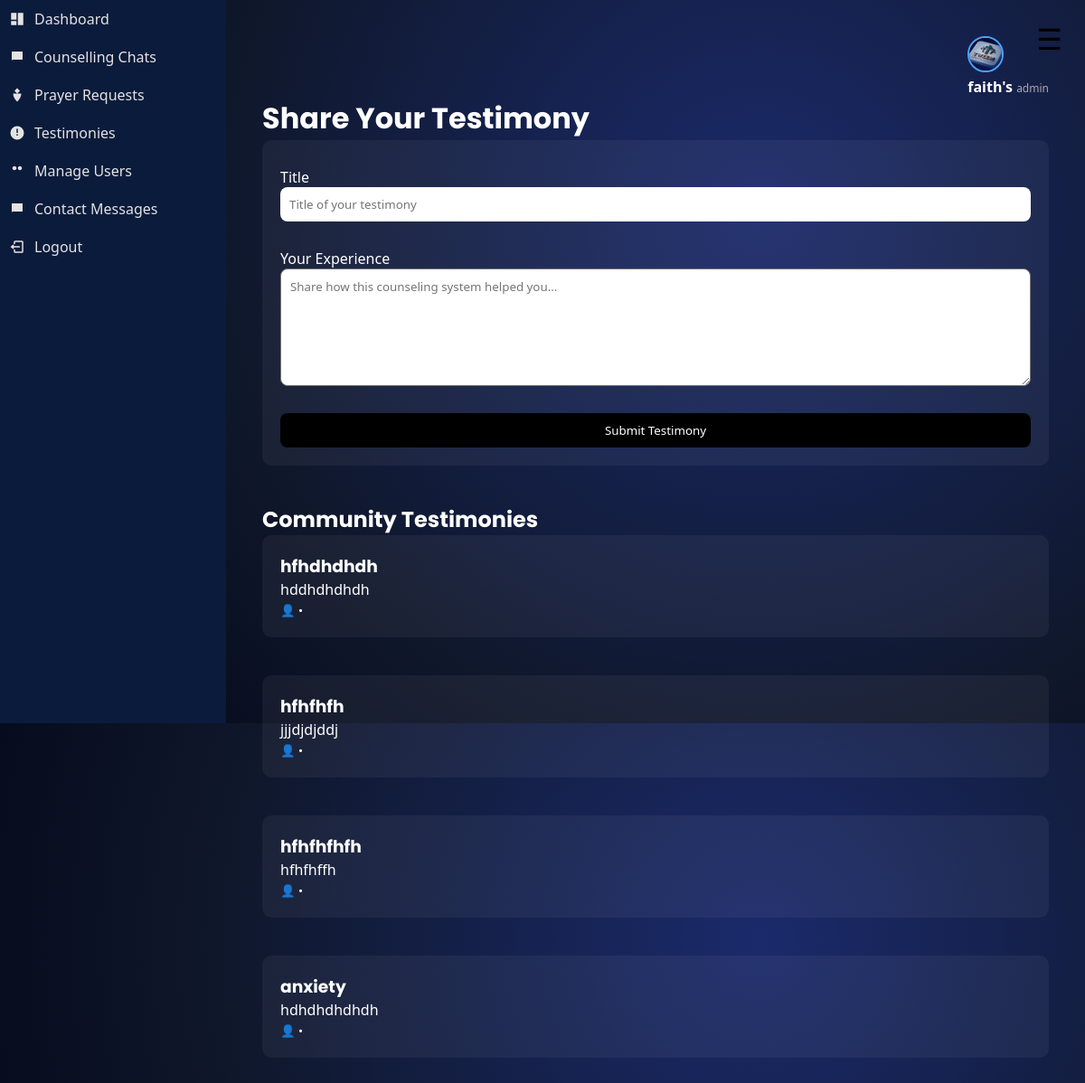
The app's page /testimony (signed in) with its own data.
### tables this page shows
CREATE TABLE users (
            id INTEGER PRIMARY KEY AUTOINCREMENT,
            name TEXT NOT NULL,
            email TEXT UNIQUE NOT NULL,
            password TEXT NOT NULL
        , role TEXT DEFAULT 'user', profile_pic TEXT, is_verified INTEGER DEFAULT 0, status TEXT DEFAULT 'active', warning TEXT DEFAULT '', reset_token TEXT);

CREATE TABLE testimonies (
            id INTEGER PRIMARY KEY AUTOINCREMENT,
            user_id INTEGER,
            title TEXT,
            message TEXT,
            created_at TIMESTAMP DEFAULT CURRENT_TIMESTAMP
        );

### app.py (the view, shortened to what this page needs)
@app.route("/testimony", methods=["GET", "POST"])
def testimony():
    if "user_id" not in session:
        return redirect(url_for("home"))
    conn = sqlite3.connect("database.db")
    conn.row_factory = sqlite3.Row
    cursor = conn.cursor()
    message = ""
    cursor.execute("""
        SELECT testimonies.title, testimonies.message, users.name
        FROM testimonies
        JOIN users ON testimonies.user_id = users.id
        ORDER BY testimonies.id DESC
    """)
    testimonies = cursor.fetchall()
    conn.close()
    return render_template(
        "testimony.html",
        testimonies=testimonies,
        message=message
    )

### app.py (called while the page is built)
@app.context_processor
def inject_user():
    if "user_id" in session:
        conn = sqlite3.connect("database.db")
        conn.row_factory = sqlite3.Row
        cursor = conn.cursor()
        cursor.execute("SELECT * FROM users WHERE id=?", (session["user_id"],))
        user = cursor.fetchone()
        conn.close()
        return dict(user=user)
    return dict(user=None)

### templates/testimony.html (shortened to what this page needs)
{% extends "layout.html" %}
{% block content %}
<h1>Share Your Testimony</h1>
<div class="bible-card">
<form method="POST">
<div class="form-group">
<label>Title</label>
<input type="text" name="title" placeholder="Title of your testimony" required>
</div>
<div class="form-group">
<label>Your Experience</label>
<textarea name="message" rows="6" placeholder="Share how this counseling system helped you..." required></textarea>
</div>
<button type="submit">Submit Testimony</button>
</form>
</div>
<br>
<h2>Community Testimonies</h2>
{% if testimonies %}
{% for testimony in testimonies %}
<div class="bible-card">
<h3>{{ testimony.title }}</h3>
<p>{{ testimony.message }}</p>
<small>
👤 {{ testimony.username }} • {{ testimony.created_at }}
</small>
</div>
<br>
{% endfor %}
{% else %}
<p>No testimonies shared yet.</p>
{% endif %}
{% endblock %}

### templates/layout.html (shortened to what this page needs)
<!DOCTYPE html>
<html lang="en">
<head>
    <link rel="stylesheet" href="{{ url_for('static', filename='css/style.css') }}">
    <link rel="stylesheet" href="{{ url_for('static', filename='css/mobile.css') }}">
</head>
<body class="light">
<div class="app">
<button id="menu-toggle-btn" onclick="toggleMenu()" class="menu-toggle-btn">☰</button>
    <aside class="sidebar" id="sidebar">
        <nav class="menu">
            {% if session.get("role") == "admin" %}
            <a href="/admin/dashboard">
                <svg><use href="#icon-dashboard"/></svg>
                Dashboard
            </a>
            <a href="/admin/chats">
                <svg><use href="#icon-chat"/></svg>
                Counselling Chats
            </a>
            <a href="/admin/prayers">
                <svg><use href="#icon-prayer"/></svg>
                Prayer Requests
            </a>
            <a href="/admin/testimonies">
                <svg><use href="#icon-testimony"/></svg>
                Testimonies
            </a>
            <a href="/admin/users">
                <svg><use href="#icon-users"/></svg>
                Manage Users
            </a>
            <a href="/admin/contacts">
                <svg><use href="#icon-chat"/></svg>
                Contact Messages
            </a>
            {% endif %}
            <a href="/logout">
                <svg><use href="#icon-logout"/></svg>
                Logout
            </a>
        </nav>
    </aside>
    <main class="content" id="content">
       <header class="topbar">
<div class="topbar-right">
<div class="topbar-right">
    <div class="admin-profile">
        <div class="profile-dropdown">
            <img
            src="{{ url_for('static', filename='uploads/' + user['profile_pic']) if user is defined and user['profile_pic'] else url_for('static', filename='logo.jpg') }}"
            class="profile-img"
            >
        <div class="admin-info">
            <span class="admin-name">{{ session.get("user_name", "User") }}</span>
            <span class="admin-role">{{ session.get("role", "Member") }}</span>
        </div>
</div>
</div>
</header>
        {% block content %}{% endblock %}
    </main>
</div>
</body>
</html>

### static/css/style.css (style rules this page uses)
* { margin: 0; padding: 0; box-sizing: border-box; font-family: 'Segoe UI', sans-serif; }
body, .sidebar, .content, .card, .bible-card { transition: background 0.4s ease, color 0.4s ease, width 0.35s ease, opacity 0.3s ease, transform 0.3s ease; }
body { font-family: 'Nunito', sans-serif; }
h1, h2, h3 { font-family: 'Poppins', sans-serif; }
body { min-height: 100vh; background: radial-gradient(circle at 70% 30%, #1b2a6b, #0f172a 60%, #020617 100%); color: white; overflow-x: hidden; transition: 0.3s ease; }
body::before { content: ""; position: fixed; width: 100%; height: 100%; background: url("https://www.transparenttextures.com/patterns/stardust.png"); opacity: 0.15; z-index: -1; }
.app { display: flex; height: 100vh; }
.sidebar { width: 250px; background: #0b1b3b; color: white; transition: width 0.35s ease; overflow: hidden; position: relative; }
.menu a { padding: 15px 20px; color: white; text-decoration: none; transition: opacity 0.3s ease, transform 0.3s ease, background 0.3s ease; }
.content { flex: 1; padding: 30px; transition: opacity 0.3s ease; }
body { transition: background 0.4s ease, color 0.4s ease; }
.menu { display: flex; flex-direction: column; }
.menu a { padding: 15px 20px; color: white; text-decoration: none; transition: 0.3s ease; }
.content { flex: 1; padding: 40px; position: relative; }
.topbar { display: flex; justify-content: flex-end; }
.bible-card { background: rgba(255,255,255,0.05); padding: 20px; border-radius: 10px; margin-bottom: 20px; }
.bible-card form { display: flex; gap: 10px; margin-top: 10px; }
.bible-card input { flex: 1; padding: 10px; border-radius: 8px; border: none; }
.bible-card button { padding: 10px 20px; border-radius: 8px; border: none; cursor: pointer; }
a { text-decoration: none; color: black; }
button { background-color: black; color: white; border: none; padding: 4px 16px; cursor: pointer; }
.form-group { display: flex; flex-direction: column; margin-bottom: 20px; }
input, textarea { width: 100%; padding: 10px; border-radius: 8px; }
form { display: flex; flex-direction: column; gap: 15px; }
.topbar-right { display: flex; justify-content: flex-end; }
.admin-profile { display: flex; align-items: center; gap: 10px; }
.profile-img { width: 40px; height: 40px; border-radius: 50%; object-fit: cover; cursor: pointer; border: 2px solid #4da3ff; }
.profile-dropdown { position: relative; }
.admin-name { font-weight: bold; }
.admin-role { font-size: 12px; color: #aaa; }
.menu a { display: flex; align-items: center; gap: 10px; padding: 10px; text-decoration: none; color: #e4e3e3; }
.menu svg { width: 18px; height: 18px; fill: currentColor; }

### static/css/mobile.css (style rules this page uses)
.menu-toggle-btn { position: fixed; top: 15px; right: 15px; z-index: 9999; font-size: 26px; background: transparent; color: #fff; border: none; padding: 6px 10px; border-radius: 6px; cursor: pointer; width: auto; }
@media (min-width: 769px) { .menu-toggle-btn { font-size: 32px; background: none; color: #000; } }

### records on screen
users: get "faith's", get "admin"
testimonies: title "hfhdhdhdh", message "hddhdhdhdh"
testimonies: title "hfhfhfh", message "jjjdjdjddj"
testimonies: title "hfhfhfhfh", message "hfhfhffh"
testimonies: title "anxiety", message "hdhdhdhdhdh"
